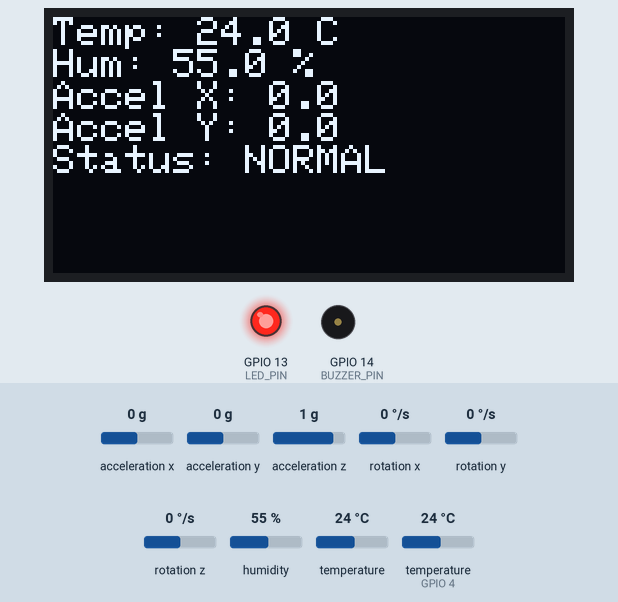
The sketch below on a simulated ESP32. Parts: 128×64 one-colour display, output pins drawn as LEDs (lit = HIGH), buzzer (waves = sounding, pin HIGH). Inputs (shaded band) come from the test bench; at power-on: acceleration x 0 g, humidity 55 %, temperature (sensor on GPIO 4) 24 °C, acceleration y 0 g, acceleration z 1 g, rotation x 0 °/s, rotation y 0 °/s, rotation z 0 °/s, temperature 24 °C.

Above: at 3.2 s.
3.3 s: acceleration x set to -0.9 g
At 5.3 s:
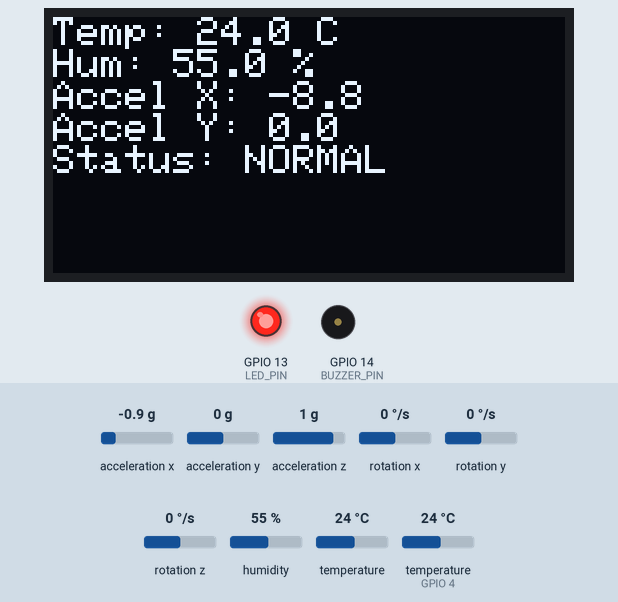
5.6 s: acceleration x set to -1.2 g
At 6.6 s:
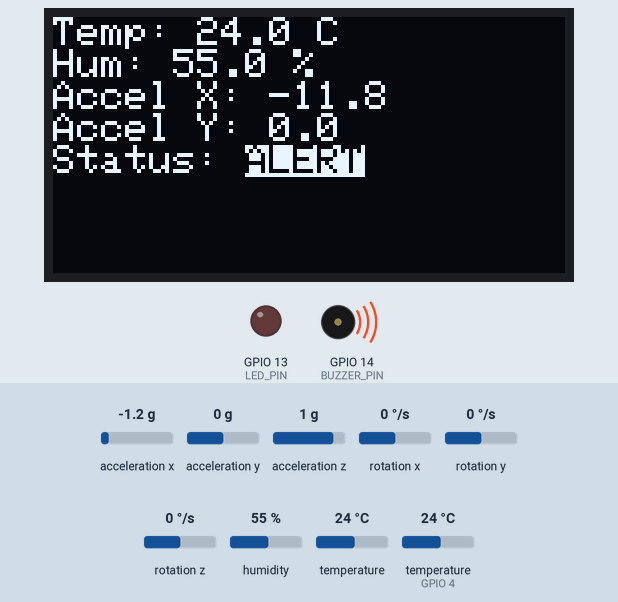
7.7 s: humidity set to 22 %
At 9.2 s:
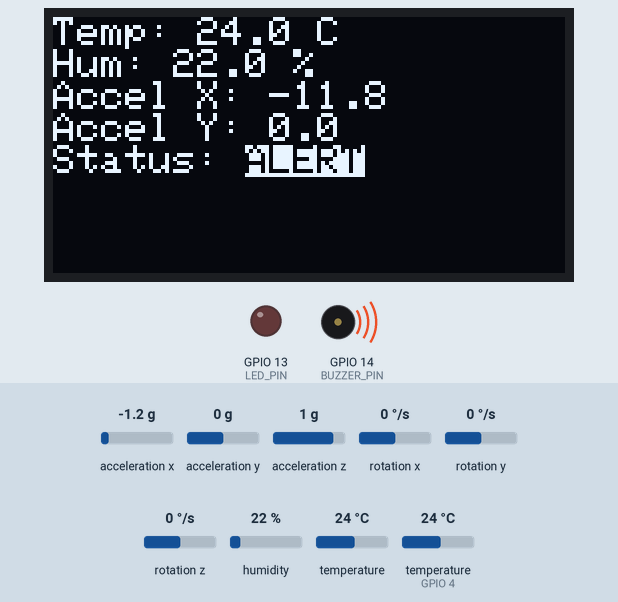
9.7 s: temperature (sensor on GPIO 4) set to 12 °C
At 11.5 s:
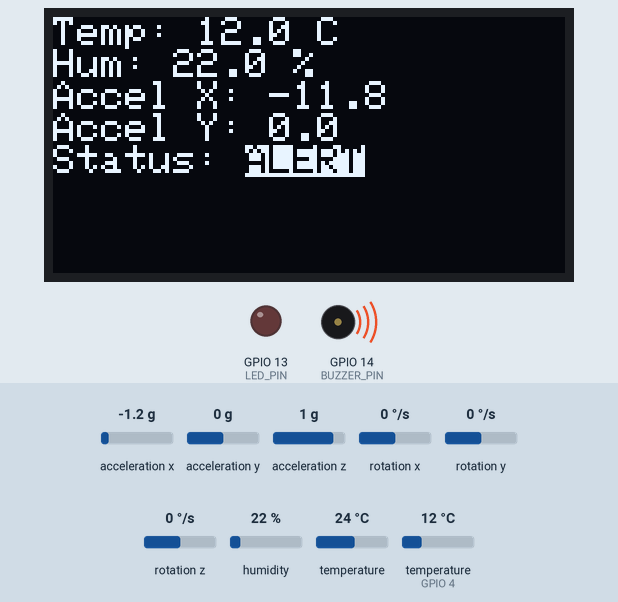
11.8 s: acceleration y set to -1.4 g
At 13.1 s:
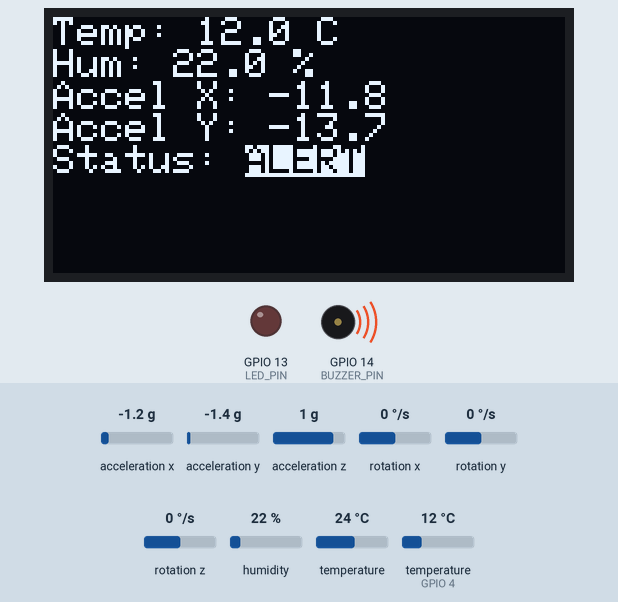
13.8 s: humidity set to 40 %
At 15.7 s:
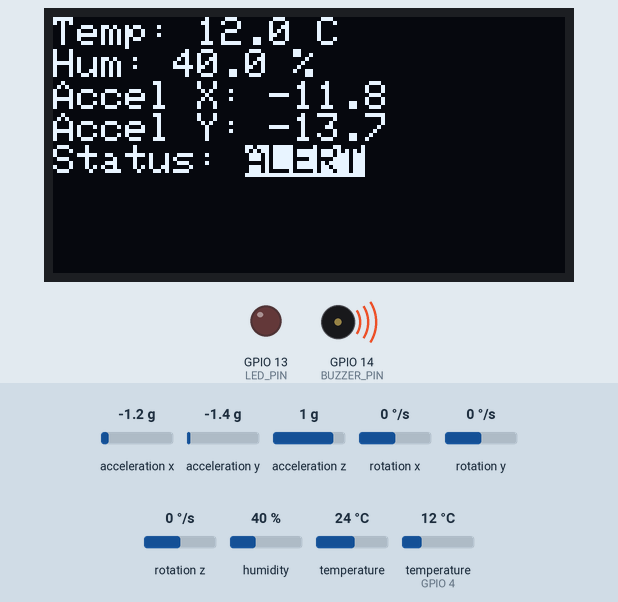
Timing chart, 0 to 16.9 s (numbered marks = the images above; inputs shaded):
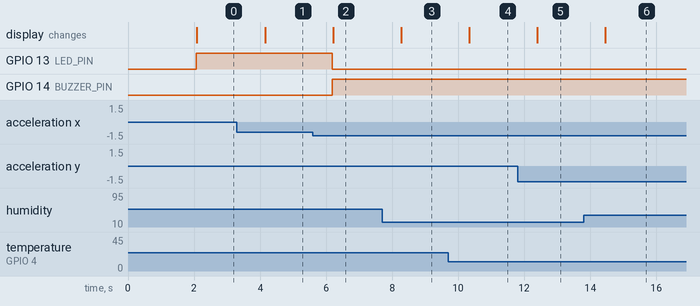

The sketch:

ESP32_OLED.ino
```cpp
#include <Wire.h>
#include <Adafruit_SSD1306.h>
#include <Adafruit_GFX.h>
#include <Adafruit_MPU6050.h>
#include <Adafruit_Sensor.h>
#include <DHT.h>

// Define pin numbers
#define DHTPIN 4
#define DHTTYPE DHT22
#define LED_PIN 13
#define BUZZER_PIN 14

// Sensor and display objects
DHT dht(DHTPIN, DHTTYPE);
Adafruit_MPU6050 mpu;
Adafruit_SSD1306 display(128, 64, &Wire, -1);

void setup() {
  Serial.begin(115200);

  // Initialize I/O
  pinMode(LED_PIN, OUTPUT);
  pinMode(BUZZER_PIN, OUTPUT);

  // Start sensors
  dht.begin();
  if (!mpu.begin()) {
    Serial.println("MPU6050 not found!");
    while (1);
  }

  // Start OLED display
  if (!display.begin(SSD1306_SWITCHCAPVCC, 0x3C)) {
    Serial.println("OLED initialization failed!");
    while (1);
  }

  // Welcome screen
  display.clearDisplay();
  display.setTextSize(1);
  display.setTextColor(WHITE);
  display.setCursor(10, 20);
  display.println("Black Box Init...");
  display.display();
  delay(2000);
}

void loop() {
  // Read DHT22 sensor
  float temp = dht.readTemperature();
  float hum = dht.readHumidity();

  // Read MPU6050 IMU
  sensors_event_t acc, gyro, temp_event;
  mpu.getEvent(&acc, &gyro, &temp_event);

  // Check danger condition
  bool alert = false;
  if (temp > 40 || abs(acc.acceleration.x) > 10 || abs(acc.acceleration.y) > 10) {
    alert = true;
  }

  // Control indicators
  digitalWrite(LED_PIN, !alert);   // LED ON when safe
  digitalWrite(BUZZER_PIN, alert); // Buzzer ON when alert

  // Display data on OLED
  display.clearDisplay();
  display.setCursor(0, 0);
  display.setTextSize(1);
  display.setTextColor(WHITE);

  display.print("Temp: "); display.print(temp, 1); display.println(" C");
  display.print("Hum: ");  display.print(hum, 1); display.println(" %");

  display.print("Accel X: "); display.println(acc.acceleration.x, 1);
  display.print("Accel Y: "); display.println(acc.acceleration.y, 1);

  display.print("Status: ");
  display.setTextColor(alert ? BLACK : WHITE, alert ? WHITE : BLACK); // Invert for alert
  display.println(alert ? "ALERT" : "NORMAL");

  display.display();
  delay(1000);
}
```

Measured:
- the behaviour switches between -1 and -1.1 g on acceleration x (found by bisection; images 1 and 2)
- after the input at 3.3 s, the display: changes after 0.85 s (image 1)
- after the input at 5.6 s, GPIO 13 (LED_PIN): HIGH → LOW after 0.58 s; GPIO 14 (BUZZER_PIN): LOW → HIGH after 0.58 s; the display: changes after 0.61 s (image 2)
- after the input at 7.7 s, the display: changes after 0.57 s (image 3)
- after the input at 9.7 s, the display: changes after 0.63 s (image 4)
- after the input at 11.8 s, the display: changes after 0.59 s (image 5)
- after the input at 13.8 s, the display: changes after 0.65 s (image 6)
